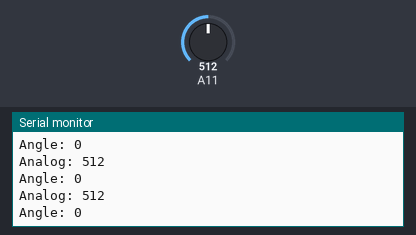
Recording of a sketch running on a simulated Arduino Mega 2560, built with avr-gcc and run on an emulated ATmega2560. Parts: the last lines printed to the serial monitor. The inputs (shaded band) are chosen by the test bench; at power-on: A11 = 512.

Above: at 3.2 s.
3.3 s: A11 set to 716
At 3.81 s:
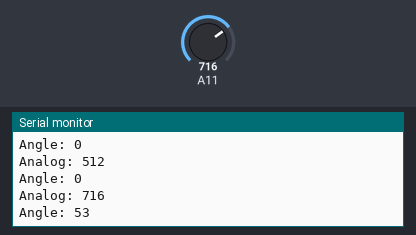
4.8 s: A11 set to 900
At 4.82 s:
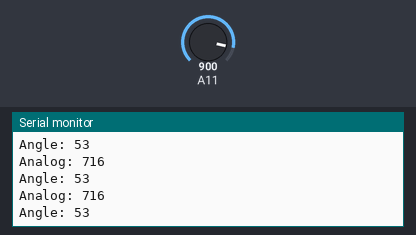
Timing chart, 0 to 7.8 s (numbered marks = the images above; inputs shaded):
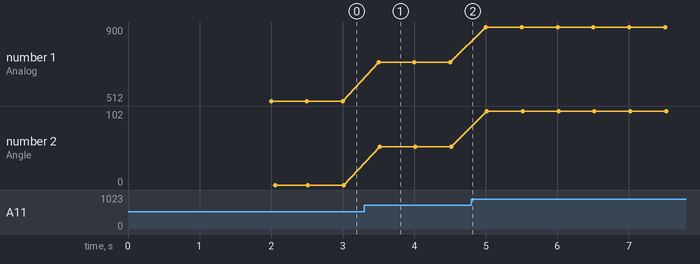

Measured:
- after the input at 3.3 s, the serial monitor: prints a new line after 0.20 s (image 1)
- plotted number 1: 512 → 716 after the input at 3.3 s, 716 → 900 after the input at 4.8 s
- plotted number 2: 0 → 53 after the input at 3.3 s, 53 → 102 after the input at 4.8 s

The sketch:

potentiometer_test.ino
```cpp
void setup() {
  Serial.begin(9600);
  delay(2000);
  Serial.print("-----------------------------------------");
}

void loop() {
  int analogValue = analogRead(A11);
  Serial.print("Analog: ");
  Serial.println(analogValue);
  int angle = map(analogValue, 0, 1023, -135, 135);   // Mapping to angle
  Serial.print("Angle: ");
  Serial.println(angle);

  delay(500);
}
```
